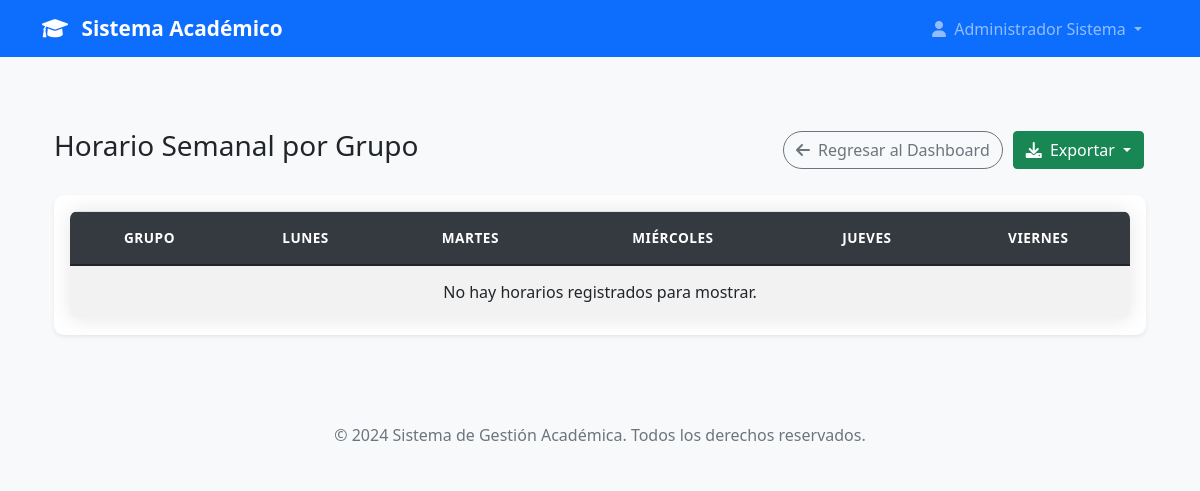
Before: /admin/horarios/grupos (signed in) with the older database file.
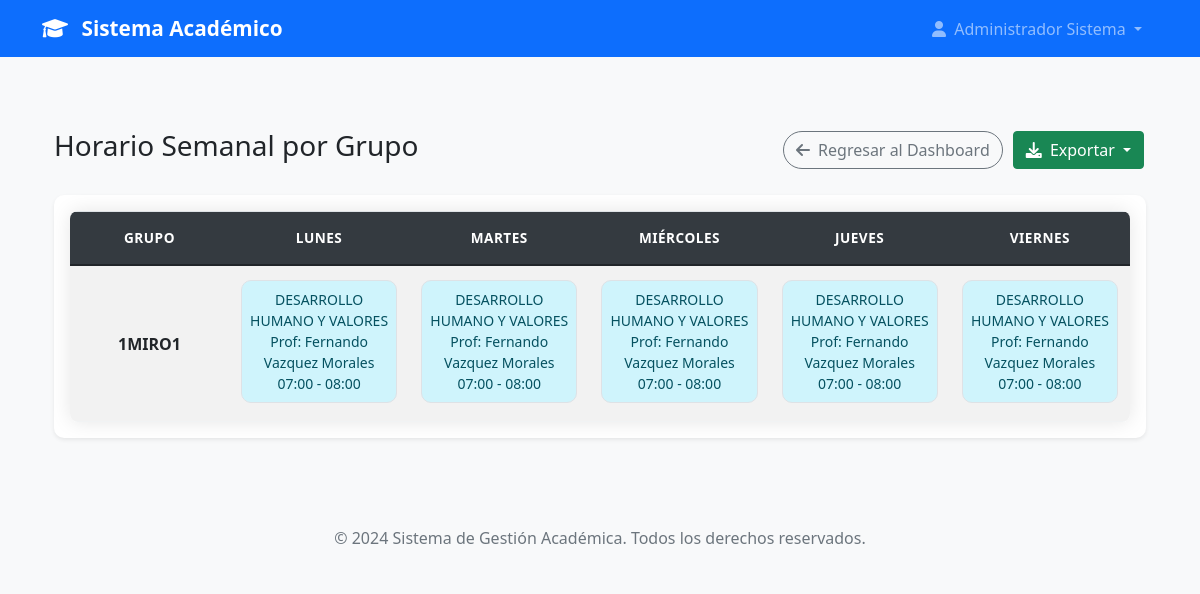
After: the same page with the newer database file.
### models.py (models this page shows, shortened)
class Grupo(db.Model):
    id = db.Column(db.Integer, primary_key=True)
    codigo = db.Column(db.String(20), nullable=False, unique=True)  # Ej: "1MSC1" (Grupo 1, Matutino, Sistemas, Cuatrimestre 1)
    numero_grupo = db.Column(db.Integer, nullable=False)  # 1, 2, 3, etc.
    turno = db.Column(db.String(1), nullable=False)  # 'M' = Matutino, 'V' = Vespertino
    cuatrimestre = db.Column(db.Integer, nullable=False)  # 1, 2, 3, etc.
    carrera_id = db.Column(db.Integer, db.ForeignKey('carrera.id'), nullable=False)
    carrera = db.relationship('Carrera', backref=db.backref('grupos', lazy=True))
    materias = db.relationship('Materia', secondary='grupo_materias', backref=db.backref('grupos', lazy=True))
    activo = db.Column(db.Boolean, default=True)
    fecha_creacion = db.Column(db.DateTime, default=datetime.utcnow)
    creado_por = db.Column(db.Integer, db.ForeignKey('user.id'), nullable=False)
    creador = db.relationship('User', backref=db.backref('grupos_creados', lazy=True))

class Materia(db.Model):
    id = db.Column(db.Integer, primary_key=True)
    nombre = db.Column(db.String(200), nullable=False)
    codigo = db.Column(db.String(20), nullable=False, unique=True)  # Ej: "ISI-101", "MAT-201"
    descripcion = db.Column(db.Text)
    cuatrimestre = db.Column(db.Integer, nullable=False)  # 1, 2, 3, etc.
    creditos = db.Column(db.Integer, nullable=False, default=3)
    horas_teoricas = db.Column(db.Integer, nullable=False, default=0)
    horas_practicas = db.Column(db.Integer, nullable=False, default=0)
    carrera_id = db.Column(db.Integer, db.ForeignKey('carrera.id'), nullable=False)
    carrera = db.relationship('Carrera', backref=db.backref('materias', lazy=True))
    activa = db.Column(db.Boolean, default=True)
    fecha_creacion = db.Column(db.DateTime, default=datetime.utcnow)
    creado_por = db.Column(db.Integer, db.ForeignKey('user.id'), nullable=False)
    creador = db.relationship('User', backref=db.backref('materias_creadas', lazy=True))

### app.py (the view)
@app.route('/admin/horarios/grupos')
@login_required
def admin_horario_grupos():
    if not current_user.is_admin():
        flash('No tienes permisos para acceder a esta página.', 'danger')
        return redirect(url_for('dashboard'))
    try:
        asignaciones = HorarioAcademico.query.filter_by(activo=True).all()
        asignaciones.sort(key=lambda h: (h.get_dia_orden(), h.horario.hora_inicio))
        horarios_por_grupo = {}
        dias_map = {
            'lunes': 'Lunes',
            'martes': 'Martes',
            'miercoles': 'Miércoles',
            'jueves': 'Jueves',
            'viernes': 'Viernes',
            'sabado': 'Sábado',
            'domingo': 'Domingo'
        }
        for asignacion in asignaciones:
            grupos_materia = asignacion.materia.grupos
            if grupos_materia:
                grupo = grupos_materia[0]
                grupo_nombre = grupo.codigo
                if grupo_nombre not in horarios_por_grupo:
                    horarios_por_grupo[grupo_nombre] = {
                        'Lunes': [], 'Martes': [], 'Miércoles': [], 'Jueves': [], 'Viernes': []
                    }
                info_clase = (
                    f"{asignacion.materia.nombre}<br>"
                    f"Prof: {asignacion.profesor.get_nombre_completo()}<br>"
                    f"{asignacion.get_hora_inicio_str()} - {asignacion.get_hora_fin_str()}"
                )
                dia_correcto = dias_map.get(asignacion.dia_semana, asignacion.dia_semana.capitalize())
                if dia_correcto in horarios_por_grupo[grupo_nombre]:
                    horarios_por_grupo[grupo_nombre][dia_correcto].append(info_clase)
    except Exception as e:
        flash(f'Error al cargar los horarios: {e}', 'danger')
        horarios_por_grupo = {}
    return render_template('admin/admin_horario_grupos.html', horarios_data=horarios_por_grupo)

### app.py (called while the page is built)
@login_manager.user_loader
def load_user(user_id):
    return User.query.get(int(user_id))

@app.context_processor
def inject_user_counts():
    if current_user.is_authenticated and current_user.is_admin():
        return dict(
            total_users=User.query.count(),
            total_admins=User.query.filter_by(rol='admin').count(),
            total_jefes=User.query.filter_by(rol='jefe_carrera').count(),
            total_profesores=User.query.filter(User.rol.in_(['profesor_completo', 'profesor_asignatura'])).count()
        )
    return dict()

### models.py (called while the page is built)
    def get_nombre_completo(self):
        return f"{self.nombre} {self.apellido}"

    def is_admin(self):
        return self.rol == 'admin'

    def get_hora_inicio_str(self):
        return self.hora_inicio.strftime('%H:%M')

    def get_hora_fin_str(self):
        return self.hora_fin.strftime('%H:%M')

    def get_dia_orden(self):
        orden_dias = {
            'lunes': 0,
            'martes': 1,
            'miercoles': 2,
            'jueves': 3,
            'viernes': 4,
            'sabado': 5,
            'domingo': 6
        }
        return orden_dias.get(self.dia_semana, 99)

### templates/admin/admin_horario_grupos.html (shortened to what this page needs)
{% extends "base.html" %}
{% block content %}
<div class="container mt-5">
<div class="d-flex justify-content-between align-items-center mb-4">
    <h3>Horario Semanal por Grupo</h3>
    <div class="d-flex align-items-center gap-2">
        <a href="{{ url_for('dashboard') }}" class="btn btn-outline-secondary">
            <i class="fas fa-arrow-left me-1"></i> Regresar al Dashboard
        </a>
        <div class="btn-group">
            <button type="button" class="btn btn-success dropdown-toggle" data-bs-toggle="dropdown" aria-expanded="false">
                <i class="fas fa-download me-1"></i> Exportar
            </button>
        </div>
    </div>
</div>
    <div class="card shadow-sm">
        <div class="card-body">
            <div class="table-responsive">
                <table class="table table-bordered table-striped text-center">
                    <thead class="thead-dark">
                        <tr>
                            <th style="width: 15%;">Grupo</th>
                            <th>Lunes</th>
                            <th>Martes</th>
                            <th>Miércoles</th>
                            <th>Jueves</th>
                            <th>Viernes</th>
                        </tr>
                    </thead>
                    <tbody>
                        {% for grupo, dias in horarios_data.items() %}
                        <tr>
                            <td class="align-middle"><strong>{{ grupo }}</strong></td>
                            {% for dia in ['Lunes', 'Martes', 'Miércoles', 'Jueves', 'Viernes'] %}
                            <td>
                                {% for clase in dias[dia] %}
                                    <div class="alert alert-info p-2 mb-1 border small">{{ clase | safe }}</div>
                                {% endfor %}
                            </td>
                            {% endfor %}
                        </tr>
                        {% else %}
                        <tr>
                            <td colspan="6" class="text-center">No hay horarios registrados para mostrar.</td>
                        </tr>
                        {% endfor %}
                    </tbody>
                </table>
            </div>
        </div>
    </div>
</div>
{% endblock %}

Changed rows visible on the page:
now on this page (row unchanged): Grupo: codigo "1MIRO1"
now on this page (row edited): Materia: nombre "DESARROLLO HUMANO Y VALORES Prof: Fernando Vazquez Morales 07:00 - 08:00"
Other visible differences:
text no longer shown: "No hay horarios registrados para mostrar."
